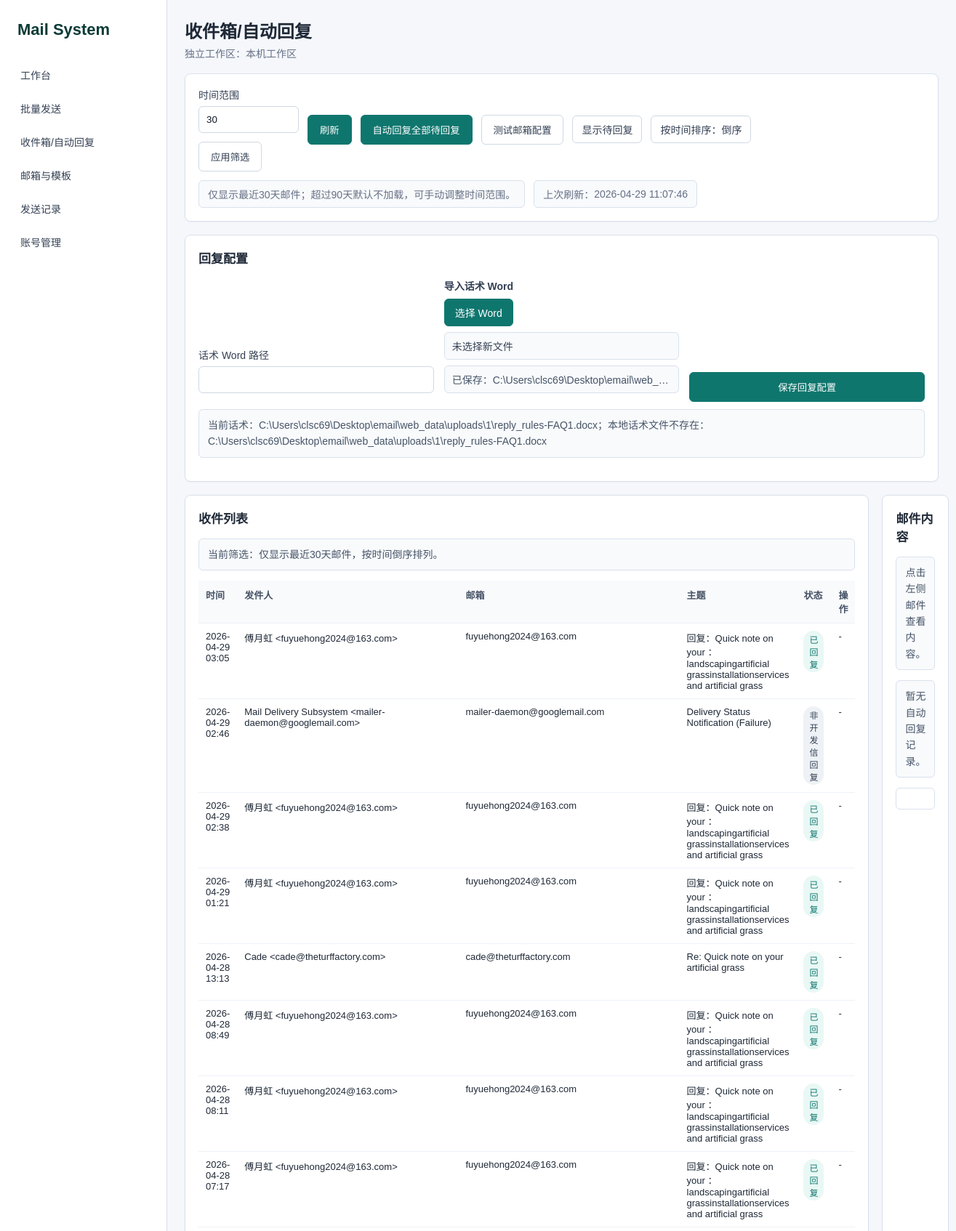
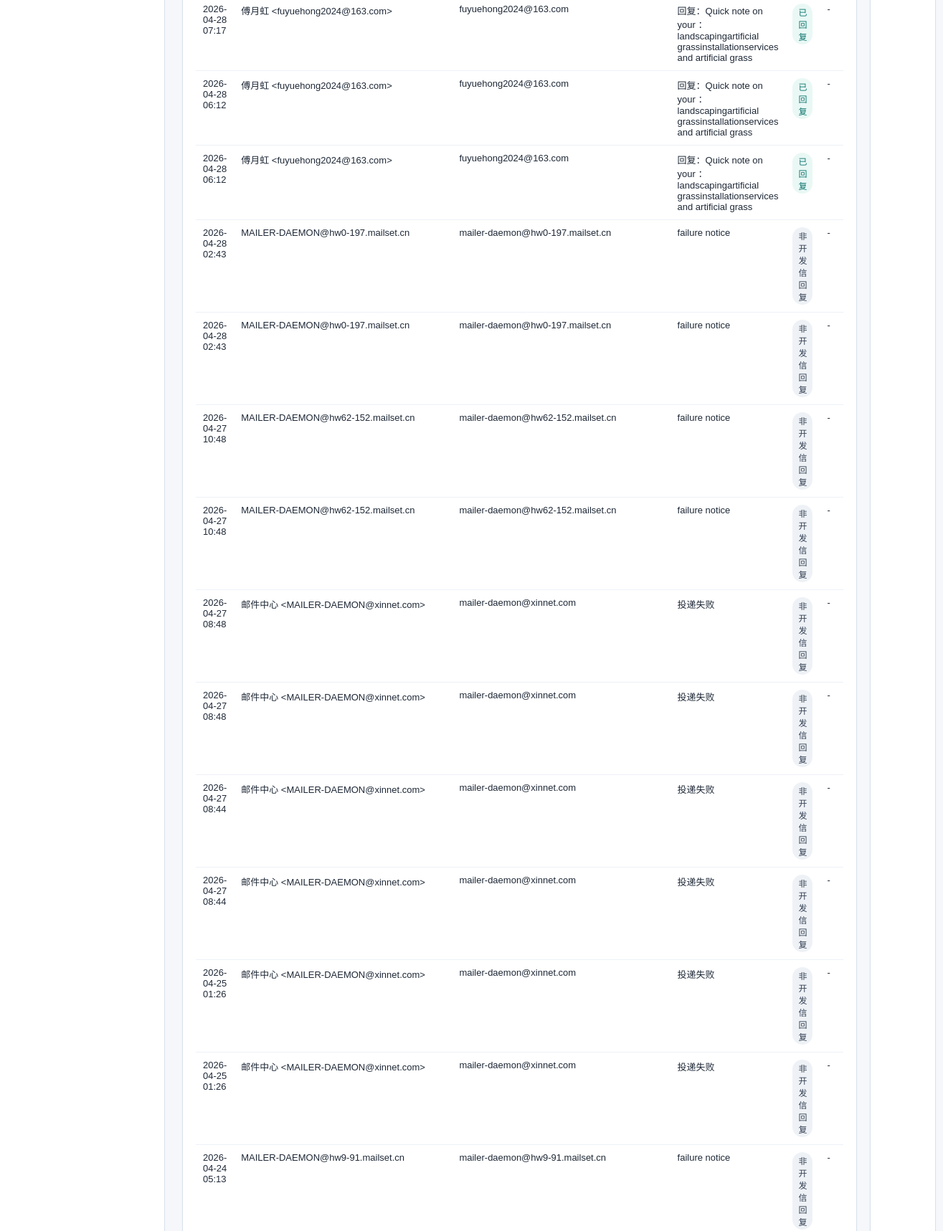
/inbox?all=1&days=30&order=desc (upper part), run on the app's committed database (2 pictures, top to bottom).
### tables this page shows
CREATE TABLE inbox_messages (
            id integer primary key autoincrement,
            user_id integer not null,
            uid text,
            message_id text,
            sender text,
            sender_email text,
            subject text,
            date text,
            body text,
            status text not null default '未处理',
            created_at text not null
        );

### web_app.py (the view)
    def wrapper(*args, **kwargs):
        return fn(*args, **kwargs)

### app.py (called while the page is built, shortened)
def extract_clean_reply_body(body: str) -> str:
    text = (body or "").strip()
    if not text:
        return ""
    split_patterns = [
        r"\n[- ]{2,}\s*回复的原邮件\s*[- ]{2,}",
        r"\n[- ]{2,}\s*Original Message\s*[- ]{2,}",
        r"\nOn .+?wrote:",
        r"\n发件人[:：]",
    ]
    for pattern in split_patterns:
        parts = re.split(pattern, text, maxsplit=1, flags=re.IGNORECASE | re.DOTALL)
        if len(parts) > 1:
            text = parts[0].strip()
            break
    return text.strip()

    @property
    def mail(self) -> configparser.SectionProxy:
        return self.parser["mail"]

    @property
    def ai(self) -> configparser.SectionProxy:
        if "ai" not in self.parser:
            self.parser["ai"] = {}
        return self.parser["ai"]

    def _load_local_rules(self) -> list[dict[str, str]]:
        path_value = self.config.ai.get("local_reply_docx_path", "").strip()
        if not path_value:
            return []
        file_path = Path(path_value)
        if not file_path.exists():
            return []

    def _build_local_rules_note(self) -> str:
        path_value = self.config.ai.get("local_reply_docx_path", "").strip()
        if not path_value:
            return "未选择本地话术文件。"
        if not Path(path_value).exists():
            return f"本地话术文件不存在：{path_value}"
        if not self.local_rules:
            return f"已读取文件，但未提取到有效话术：{path_value}"
        return f"已加载本地话术 {len(self.local_rules)} 条。"

### web_app.py (called while the page is built, shortened)
def db() -> sqlite3.Connection:
    if "db" not in g:
        conn = sqlite3.connect(DB_PATH)
        conn.row_factory = sqlite3.Row
        g.db = conn
    return g.db

def parse_mail_datetime(value: str) -> datetime | None:
    text = (value or "").strip()
    if not text:
        return None
    try:
        dt = parsedate_to_datetime(text)
        if dt.tzinfo is None:
            dt = dt.replace(tzinfo=timezone.utc)
        return dt.astimezone(timezone.utc)
    except Exception:
        pass

def original_sent_datetime(body: str) -> datetime | None:
    compact = re.sub(r"\s+", " ", body or "")
    match = re.search(
        r"\bSent:\s*([A-Za-z]+,\s+[A-Za-z]+\s+\d{1,2},\s+\d{4}\s+\d{1,2}:\d{2}\s*(?:AM|PM))",
        compact,
        flags=re.IGNORECASE,
    )
    if not match:
        return None
    return parse_mail_datetime(match.group(1))

def mail_timestamp(message_or_row) -> float:
    dt = effective_mail_datetime(message_or_row)
    if dt is None:
        return 0.0
    return dt.timestamp()

### templates/inbox.html (shortened to what this page needs)
{% extends "base.html" %}
{% block title %}收件箱/自动回复{% endblock %}
{% block content %}
<section class="panel">
  <div class="actions">
    <form method="get" action="{{ url_for('inbox') }}" class="inline-form">
      <label>时间范围
        <input name="days" type="number" min="1" max="365" list="inboxDayOptions" value="{{ inbox_days }}">
      </label>
      <button class="secondary" type="submit">应用筛选</button>
    </form>
    <button class="primary" type="button" id="refreshInboxButton">刷新</button>
    <form method="post" action="{{ url_for('auto_reply_pending') }}"><button class="primary" type="submit">自动回复全部待回复</button></form>
    <form method="post" action="{{ url_for('test_mail_config') }}"><button class="secondary" type="submit">测试邮箱配置</button></form>
    <a class="button-link" href="{{ url_for('inbox', all=1 if not show_all else 0, days=inbox_days, order=sort_order) }}">{{ '显示待回复' if show_all else '显示全部' }}</a>
    <a class="button-link" href="{{ url_for('inbox', all=1 if show_all else 0, days=inbox_days, order=next_sort_order) }}">按时间排序：{{ '倒序' if sort_order == 'desc' else '正序' }}</a>
    <span class="job-status">仅显示最近{{ inbox_days }}天邮件；超过90天默认不加载，可手动调整时间范围。</span>
    <span class="job-status">上次刷新：<span id="lastRefreshTime">{{ last_refresh_time }}</span></span>
  </div>
</section>
<section class="panel">
  <h2>回复配置</h2>
  <form class="reply-config" method="post" action="{{ url_for('reply_settings') }}" enctype="multipart/form-data">
    <label>话术 Word 路径<input name="ai.local_reply_docx_path" value=""></label>
    <div class="upload-field">
      <span class="upload-title">导入话术 Word</span>
      <label class="file-picker"><input type="file" name="reply_docx" accept=".docx" data-file-label="inboxReplyDocxSelected">选择 Word</label>
      <span class="selected-file" id="inboxReplyDocxSelected">未选择新文件</span>
      <span class="saved-file">已保存：{{ reply_docx_name or '未导入' }}</span>
    </div>
    <button class="primary" type="submit">保存回复配置</button>
  </form>
  <div class="detail-box">当前话术：{{ reply_docx_name or '未导入' }}；{{ reply_note }}</div>
</section>
<section class="split">
  <div class="panel">
    <h2>收件列表</h2>
    <div class="detail-box">当前筛选：仅显示最近{{ inbox_days }}天邮件，按时间{{ '倒序' if sort_order == 'desc' else '正序' }}排列。</div>
    <table>
      <thead><tr><th>时间</th><th>发件人</th><th>邮箱</th><th>主题</th><th>状态</th><th>操作</th></tr></thead>
      <tbody id="inboxRows">
        {% for row in rows %}
        <tr class="clickable" data-inbox-id="{{ row.id }}">
          <td>{{ row.display_time or row.date }}</td>
          <td>{{ row.sender }}</td>
          <td>{{ row.sender_email }}</td>
          <td>{{ row.subject }}</td>
          <td><span class="status {{ row.status }}">{{ row.status }}</span></td>
          <td>
            {% if row.status == '待回复' %}
            <button class="primary compact" onclick="previewAutoReply({{ row.id }})">自动回复</button>
            {% else %}-{% endif %}
          </td>
        </tr>
        {% endfor %}
      </tbody>
    </table>
  </div>
  <div class="panel">
    <h2 id="inboxTitle">邮件内容</h2>
    <div class="detail-box" id="inboxMeta">点击左侧邮件查看内容。</div>
    <div class="detail-box" id="replyMeta">暂无自动回复记录。</div>
    <pre class="mail-body" id="inboxBody"></pre>
  </div>
</section>
{% endblock %}

### static/style.css (style rules this page uses)
:root { --bg:#f5f7fb;--panel:#fff;--text:#1f2937;--muted:#667085;--line:#d9e1ec;--primary:#0f766e;--primary2:#115e59;--danger:#b42318 }
* { box-sizing:border-box }
body { margin:0;background:var(--bg);color:var(--text);font-family:Arial,"Microsoft Yahei",sans-serif;font-size:14px }
.panel { background:var(--panel);border:1px solid var(--line);border-radius:8px;padding:18px;margin-bottom:18px;box-shadow:0 1px 2px rgba(16,24,40,.04) }
.panel h2 { font-size:17px;margin:0 0 16px }
label { display:block;margin-bottom:12px;color:#344054 }
input,select,textarea { width:100%;margin-top:6px;padding:10px;border:1px solid #cfd8e3;border-radius:6px;background:#fff;color:#111827 }
button,.primary { border:1px solid var(--line);border-radius:6px;padding:10px 16px;background:#fff;color:#1f2937;cursor:pointer;text-decoration:none }
.primary { background:var(--primary);border-color:var(--primary);color:#fff }
.inline,.actions { display:flex;gap:12px;align-items:center;flex-wrap:wrap }
.split { display:grid;grid-template-columns:1.2fr .8fr;gap:18px }
table { width:100%;border-collapse:collapse;font-size:13px }
th,td { border-bottom:1px solid #edf1f7;padding:10px;text-align:left;vertical-align:top }
th { background:#f8fafc;color:#475467;font-weight:600 }
.secondary { background:#fff;color:#344054;border-color:#cfd8e3 }
.job-status { display:inline-flex;align-items:center;min-height:38px;padding:0 12px;border-radius:6px;background:#f8fafc;border:1px solid var(--line);color:var(--muted) }
.clickable { cursor:pointer }
.detail-box { padding:10px 12px;margin:10px 0 14px;border:1px solid var(--line);border-radius:6px;background:#f8fafc;color:#475467;line-height:1.6 }
.mail-body { white-space:pre-wrap;line-height:1.65;background:#fff;border:1px solid var(--line);border-radius:6px;padding:14px;font-family:Arial,"Microsoft Yahei",sans-serif }
.status { display:inline-flex;padding:3px 8px;border-radius:999px;background:#eef2f6;color:#344054;font-size:12px }
.status.已发送,.status.已回复,.status.自动回复成功 { background:#e9f8f5;color:#0f766e }
.button-link { display:inline-flex;align-items:center;min-height:38px;padding:0 12px;border-radius:6px;border:1px solid #cfd8e3;background:#fff;color:#344054;text-decoration:none }
.reply-config { display:grid;grid-template-columns:repeat(3,minmax(0,1fr));gap:14px;align-items:end }
.upload-field { display:flex;flex-direction:column;gap:8px;margin-bottom:12px;min-width:0 }
.upload-title { font-weight:600;color:#344054 }
.file-picker { display:inline-flex;align-items:center;justify-content:center;width:max-content;min-height:38px;margin:0;padding:0 14px;border-radius:6px;border:1px solid var(--primary);background:var(--primary);color:#fff;cursor:pointer }
.selected-file,.saved-file { display:block;min-height:38px;padding:8px 10px;border:1px solid var(--line);border-radius:6px;background:#f8fafc;color:#344054;overflow:hidden;text-overflow:ellipsis;white-space:nowrap }
.saved-file { color:#475467 }

### data on the page
inbox_messages: display_time "2026-04-29 03:05", sender "傅月虹 <fuyuehong2024@163.com>", sender_email "fuyuehong2024@163.com", subject "回复：Quick note on your ：landscapingartificial grassinstallationservices and artificial grass", status "已回复"
inbox_messages: display_time "2026-04-29 02:46", sender "Mail Delivery Subsystem <mailer-daemon@googlemail.com>", sender_email "mailer-daemon@googlemail.com", subject "Delivery Status Notification (Failure)", status "非开发信回复"
inbox_messages: display_time "2026-04-29 02:38", sender "傅月虹 <fuyuehong2024@163.com>", sender_email "fuyuehong2024@163.com", subject "回复：Quick note on your ：landscapingartificial grassinstallationservices and artificial grass", status "已回复"
inbox_messages: display_time "2026-04-29 01:21", sender "傅月虹 <fuyuehong2024@163.com>", sender_email "fuyuehong2024@163.com", subject "回复：Quick note on your ：landscapingartificial grassinstallationservices and artificial grass", status "已回复"
inbox_messages: display_time "2026-04-28 13:13", sender "Cade <cade@theturffactory.com>", sender_email "cade@theturffactory.com", subject "Re: Quick note on your artificial grass", status "已回复"
inbox_messages: display_time "2026-04-28 08:49", sender "傅月虹 <fuyuehong2024@163.com>", sender_email "fuyuehong2024@163.com", subject "回复：Quick note on your ：landscapingartificial grassinstallationservices and artificial grass", status "已回复"
inbox_messages: display_time "2026-04-28 08:11", sender "傅月虹 <fuyuehong2024@163.com>", sender_email "fuyuehong2024@163.com", subject "回复：Quick note on your ：landscapingartificial grassinstallationservices and artificial grass", status "已回复"
inbox_messages: display_time "2026-04-28 07:17", sender "傅月虹 <fuyuehong2024@163.com>", sender_email "fuyuehong2024@163.com", subject "回复：Quick note on your ：landscapingartificial grassinstallationservices and artificial grass", status "已回复"
inbox_messages: display_time "2026-04-28 07:17", sender "傅月虹 <fuyuehong2024@163.com>", sender_email "fuyuehong2024@163.com", subject "回复：Quick note on your ：landscapingartificial grassinstallationservices and artificial grass", status "已回复"
inbox_messages: display_time "2026-04-28 06:12", sender "傅月虹 <fuyuehong2024@163.com>", sender_email "fuyuehong2024@163.com", subject "回复：Quick note on your ：landscapingartificial grassinstallationservices and artificial grass", status "已回复"
inbox_messages: display_time "2026-04-28 06:12", sender "傅月虹 <fuyuehong2024@163.com>", sender_email "fuyuehong2024@163.com", subject "回复：Quick note on your ：landscapingartificial grassinstallationservices and artificial grass", status "已回复"
inbox_messages: display_time "2026-04-28 02:43", sender "MAILER-DAEMON@hw0-197.mailset.cn", sender_email "mailer-daemon@hw0-197.mailset.cn", subject "failure notice", status "非开发信回复"
inbox_messages: display_time "2026-04-28 02:43", sender "MAILER-DAEMON@hw0-197.mailset.cn", sender_email "mailer-daemon@hw0-197.mailset.cn", subject "failure notice", status "非开发信回复"
inbox_messages: display_time "2026-04-27 10:48", sender "MAILER-DAEMON@hw62-152.mailset.cn", sender_email "mailer-daemon@hw62-152.mailset.cn", subject "failure notice", status "非开发信回复"
inbox_messages: display_time "2026-04-27 10:48", sender "MAILER-DAEMON@hw62-152.mailset.cn", sender_email "mailer-daemon@hw62-152.mailset.cn", subject "failure notice", status "非开发信回复"
inbox_messages: display_time "2026-04-27 08:48", sender "邮件中心 <MAILER-DAEMON@xinnet.com>", sender_email "mailer-daemon@xinnet.com", subject "投递失败", status "非开发信回复"
inbox_messages: display_time "2026-04-27 08:48", sender "邮件中心 <MAILER-DAEMON@xinnet.com>", sender_email "mailer-daemon@xinnet.com", subject "投递失败", status "非开发信回复"
inbox_messages: display_time "2026-04-27 08:44", sender "邮件中心 <MAILER-DAEMON@xinnet.com>", sender_email "mailer-daemon@xinnet.com", subject "投递失败", status "非开发信回复"
inbox_messages: display_time "2026-04-27 08:44", sender "邮件中心 <MAILER-DAEMON@xinnet.com>", sender_email "mailer-daemon@xinnet.com", subject "投递失败", status "非开发信回复"
inbox_messages: display_time "2026-04-25 01:26", sender "邮件中心 <MAILER-DAEMON@xinnet.com>", sender_email "mailer-daemon@xinnet.com", subject "投递失败", status "非开发信回复"
inbox_messages: display_time "2026-04-25 01:26", sender "邮件中心 <MAILER-DAEMON@xinnet.com>", sender_email "mailer-daemon@xinnet.com", subject "投递失败", status "非开发信回复"
inbox_messages: display_time "2026-04-24 05:13", sender "MAILER-DAEMON@hw9-91.mailset.cn", sender_email "mailer-daemon@hw9-91.mailset.cn", subject "failure notice", status "非开发信回复"

### other printed values
{{ g.workspace_label or '本机工作区' }} "本机工作区"
{{ '显示待回复' if show_all else '显示全部' }} "显示待回复"
{{ '倒序' if sort_order == 'desc' else '正序' }} "倒序"
{{ inbox_days }} "30"
{{ last_refresh_time }} "2026-04-29 11:07:46"
{{ reply_docx_name or '未导入' }} "C:\\Users\\clsc69\\Desktop\\email\\web_…"
{{ reply_docx_name or '未导入' }} "C:\\Users\\clsc69\\Desktop\\email\\web_data\\uploads\\1\\reply_rules-FAQ1.docx"
{{ reply_note }} "本地话术文件不存在：C:\\Users\\clsc69\\Desktop\\email\\web_data\\uploads\\1\\reply_rules-FAQ1.docx"
